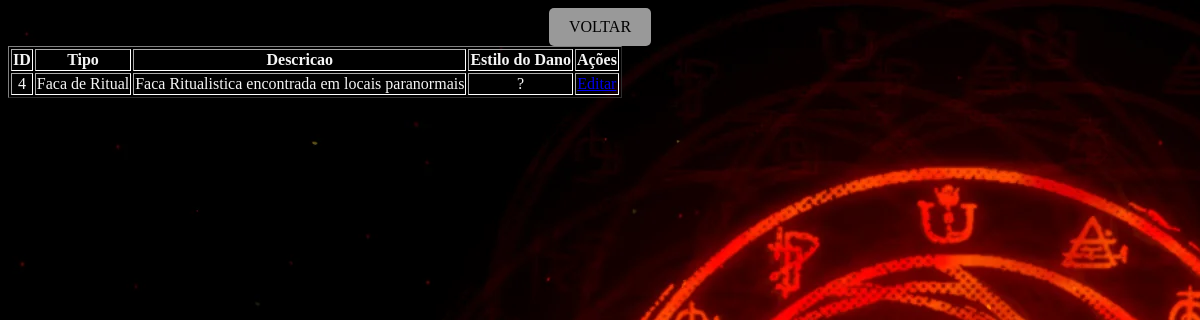
The page /armamento_descricao.php?id=4 on the database its author committed.
### tables this page shows
CREATE TABLE DescricaoArmamento(
	ID int,
    Tipo VARCHAR(100),
    Descricao VARCHAR(200),
    EstiloDano VARCHAR(50),
    FOREIGN KEY (ID) REFERENCES Armamentos(ID)
);

### armamento_descricao.php (the view, shortened to what this page needs)
<html>
<head>
    <link href="styles.css" rel="stylesheet">
</head>
<body>
<a id="Botao2" href="armamentos.php">VOLTAR</a>
<?php
    include("connection.php");
    $id = $_GET["id"];
    $sql = "SELECT ID, Tipo, Descricao, EstiloDano FROM DescricaoArmamento WHERE ID = $id";
    $result = $conn->query($sql);
    if ($result->num_rows > 0) {
        echo "<table border='1'>";
        echo "<tr><th>ID</th><th>Tipo</th><th>Descricao</th><th>Estilo do Dano</th><th>Ações</th></tr>";
        while ($row = $result->fetch_assoc()) {
            echo "<tr>";
            echo "<td>{$row['ID']}</td>";
            echo "<td>{$row['Tipo']}</td>";
            echo "<td>{$row['Descricao']}</td>";
            echo "<td>{$row['EstiloDano']}</td>";
            echo "<td><a href='armamento_descricao_edit.php?id={$row['ID']}'>Editar</a></td>";
            echo "</tr>";
        }
        echo "</table>";
    } else {
        echo "Nenhum resultado encontrado para o ID fornecido.";
    }
?>
</body>
</html>

### styles.css (style rules this page uses)
body { background-image: url(wallpaper.png); background-color: black; text-align: center; }
#Botao2 { display: inline-block; padding: 10px 20px; text-decoration: none; background-color: rgba(245, 245, 245, 0.623); color: black; border-radius: 5px; }
table tr { border: white 1px solid; text-align: center; color: whitesmoke; }

### rows shown on the page
descricaoarmamento: ID "4", Tipo "Faca de Ritual", Descricao "Faca Ritualistica encontrada em locais paranormais", EstiloDano "?"
